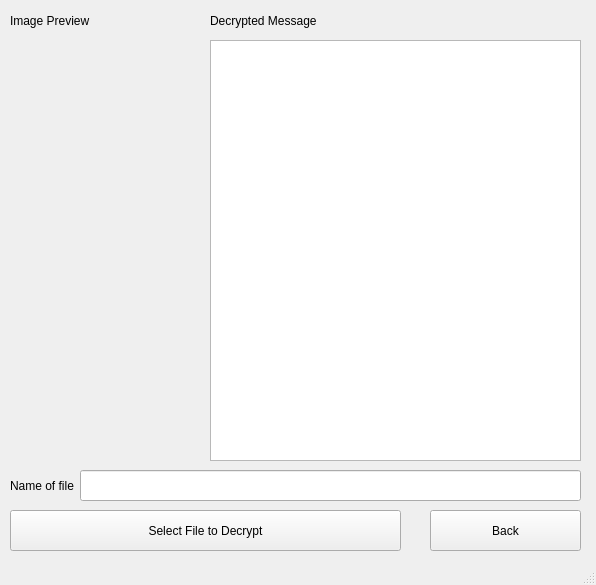
<?xml version="1.0" encoding="UTF-8"?>
<ui version="4.0">
 <class>Screen3</class>
 <widget class="QMainWindow" name="Screen3">
  <property name="geometry">
   <rect>
    <x>0</x>
    <y>0</y>
    <width>596</width>
    <height>585</height>
   </rect>
  </property>
  <property name="windowTitle">
   <string>MainWindow</string>
  </property>
  <widget class="QWidget" name="centralwidget">
   <widget class="QPushButton" name="decryptBackButton">
    <property name="geometry">
     <rect>
      <x>430</x>
      <y>510</y>
      <width>151</width>
      <height>41</height>
     </rect>
    </property>
    <property name="text">
     <string>Back</string>
    </property>
   </widget>
   <widget class="QLabel" name="label_2">
    <property name="geometry">
     <rect>
      <x>10</x>
      <y>470</y>
      <width>81</width>
      <height>31</height>
     </rect>
    </property>
    <property name="text">
     <string>Name of file</string>
    </property>
   </widget>
   <widget class="QPushButton" name="decryptButton">
    <property name="geometry">
     <rect>
      <x>10</x>
      <y>510</y>
      <width>391</width>
      <height>41</height>
     </rect>
    </property>
    <property name="text">
     <string>Select File to Decrypt</string>
    </property>
   </widget>
   <widget class="QLineEdit" name="lineEdit">
    <property name="geometry">
     <rect>
      <x>80</x>
      <y>470</y>
      <width>501</width>
      <height>31</height>
     </rect>
    </property>
   </widget>
   <widget class="QLabel" name="label">
    <property name="geometry">
     <rect>
      <x>210</x>
      <y>10</y>
      <width>171</width>
      <height>21</height>
     </rect>
    </property>
    <property name="text">
     <string>Decrypted Message</string>
    </property>
   </widget>
   <widget class="QLabel" name="encryptedImagePath">
    <property name="geometry">
     <rect>
      <x>80</x>
      <y>470</y>
      <width>501</width>
      <height>31</height>
     </rect>
    </property>
    <property name="text">
     <string/>
    </property>
   </widget>
   <widget class="QLabel" name="label_5">
    <property name="geometry">
     <rect>
      <x>10</x>
      <y>10</y>
      <width>131</width>
      <height>21</height>
     </rect>
    </property>
    <property name="text">
     <string>Image Preview</string>
    </property>
   </widget>
   <widget class="QLabel" name="imagePreview">
    <property name="geometry">
     <rect>
      <x>10</x>
      <y>52</y>
      <width>181</width>
      <height>201</height>
     </rect>
    </property>
    <property name="text">
     <string/>
    </property>
   </widget>
   <widget class="QTextEdit" name="displayText">
    <property name="geometry">
     <rect>
      <x>210</x>
      <y>40</y>
      <width>371</width>
      <height>421</height>
     </rect>
    </property>
   </widget>
  </widget>
  <widget class="QStatusBar" name="statusbar"/>
 </widget>
 <resources/>
 <connections/>
</ui>
